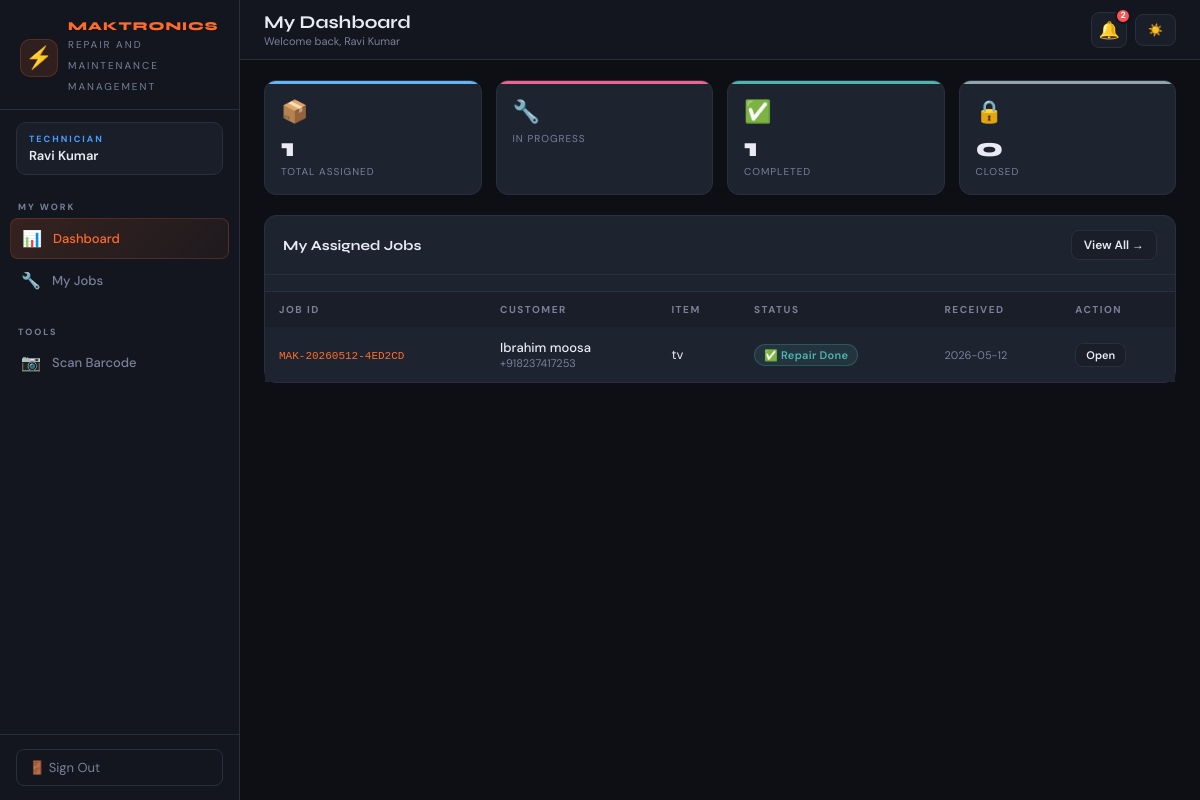
Page /tech (signed in) on the committed database.
### tables this page shows
CREATE TABLE jobs (
                id INTEGER PRIMARY KEY AUTOINCREMENT,
                job_id TEXT UNIQUE NOT NULL,
                customer_name TEXT,
                customer_phone TEXT,
                customer_email TEXT,
                item_description TEXT,
                item_type TEXT,
                barcode TEXT,
                status TEXT DEFAULT 'received',
                assigned_tech_id INTEGER,
                received_at TIMESTAMP DEFAULT CURRENT_TIMESTAMP,
                updated_at TIMESTAMP DEFAULT CURRENT_TIMESTAMP,
                repair_findings TEXT,
                parts_cost REAL DEFAULT 0,
                labour_cost REAL DEFAULT 0,
                total_amount REAL DEFAULT 0,
                invoice_number TEXT,
                payment_status TEXT DEFAULT 'pending',
                payment_received_at TIMESTAMP,
                tracking_number TEXT,
                dispatch_date TEXT,
                expected_delivery TEXT,
                delivered_at TIMESTAMP,
                notes TEXT, estimate_amount REAL DEFAULT 0, estimate_approved_at TIMESTAMP, not_repairable_reason TEXT, sent_back_to_customer_at TIMESTAMP, invoice_path TEXT, courier_name TEXT, courier_receipt_path TEXT, estimate_notes TEXT, estimate_sent_at TIMESTAMP, inspection_findings TEXT, invoice_generate_date TIMESTAMP, invoice_total_amount REAL DEFAULT 0, razorpay_order_id TEXT, razorpay_payment_id TEXT, payment_link TEXT, payment_token TEXT, payment_method TEXT DEFAULT 'razorpay', whatsapp_message_id TEXT,
                FOREIGN KEY(assigned_tech_id) REFERENCES users(id)
            );

### app.py (the view)
@app.route('/tech')
@login_required
def tech_dashboard():
    db = get_db()
    tech_id = session['user_id']
    stats = {
        'total':        db.execute("SELECT COUNT(*) FROM jobs WHERE assigned_tech_id=?", (tech_id,)).fetchone()[0],
        'sent_for_repair': db.execute("SELECT COUNT(*) FROM jobs WHERE assigned_tech_id=? AND status='sent_for_repair'", (tech_id,)).fetchone()[0],
        'repair_done':  db.execute("SELECT COUNT(*) FROM jobs WHERE assigned_tech_id=? AND status='repair_done'", (tech_id,)).fetchone()[0],
        'closed':       db.execute("SELECT COUNT(*) FROM jobs WHERE assigned_tech_id=? AND status='closed'", (tech_id,)).fetchone()[0],
    }
    my_jobs = db.execute("""
        SELECT * FROM jobs WHERE assigned_tech_id=? ORDER BY received_at DESC LIMIT 10
    """, (tech_id,)).fetchall()
    return render_template('technician/dashboard.html', stats=stats, jobs=my_jobs,
                           status_flow=STATUS_FLOW)

### app.py (called while the page is built)
@app.context_processor
def inject_globals():
    def _has_perm(perm):
        if not session.get('user_id'):
            return False
        if session.get('role') == 'admin':
            return True
        db = get_db()
        user = db.execute("SELECT permissions FROM users WHERE id=?", (session['user_id'],)).fetchone()
        if not user:
            return False
        try:
            return json.loads(user['permissions'] or '{}').get(perm, False)
        except Exception:
            return False
    def _unread_count():
        if not session.get('user_id'):
            return 0
        db = get_db()
        row = db.execute(
            "SELECT COUNT(*) FROM notifications WHERE recipient_id=? AND is_read=0",
            (session['user_id'],)
        ).fetchone()
        return row[0] if row else 0
    return dict(has_perm=_has_perm, unread_notif_count=_unread_count)

def get_db():
    conn = sqlite3.connect(DB_PATH)
    conn.row_factory = sqlite3.Row
    return conn

def login_required(f):
    @wraps(f)
    def decorated(*args, **kwargs):
        if 'user_id' not in session:
            return redirect(url_for('login'))
        return f(*args, **kwargs)
    return decorated

### templates/technician/dashboard.html (shortened to what this page needs)
{% extends 'shared/base.html' %}
{% block page_title %}My Dashboard{% endblock %}
{% block page_sub %}Welcome back, {{ session.name }}{% endblock %}
{% block nav %}
<div class="nav-section">
  <div class="nav-label">My Work</div>
  <a href="/tech" class="nav-item active"><span class="icon">📊</span> Dashboard</a>
  <a href="/tech/jobs" class="nav-item"><span class="icon">🔧</span> My Jobs</a>
</div>
<div class="nav-section">
  <div class="nav-label">Tools</div>
  <a href="/scanner" class="nav-item"><span class="icon">📷</span> Scan Barcode</a>
</div>
{% endblock %}
{% block content %}
<div class="stats-grid">
  <div class="stat-card" style="--accent-color:#64B5F6">
    <div class="stat-icon">📦</div>
    <div class="stat-value">{{ stats.total }}</div>
    <div class="stat-label">Total Assigned</div>
  </div>
  <div class="stat-card" style="--accent-color:#F06292">
    <div class="stat-icon">🔧</div>
    <div class="stat-label">In Progress</div>
  </div>
  <div class="stat-card" style="--accent-color:#4DB6AC">
    <div class="stat-icon">✅</div>
    <div class="stat-value">{{ stats.repair_done }}</div>
    <div class="stat-label">Completed</div>
  </div>
  <div class="stat-card" style="--accent-color:#90A4AE">
    <div class="stat-icon">🔒</div>
    <div class="stat-value">{{ stats.closed }}</div>
    <div class="stat-label">Closed</div>
  </div>
</div>
<div class="card" style="padding:0">
  <div class="card-header" style="padding:14px 18px">
    <span class="card-title">My Assigned Jobs</span>
    <a href="/tech/jobs" class="btn btn-secondary btn-sm">View All →</a>
  </div>
  {% if jobs %}
  <div class="table-wrap" style="border-radius:0;border-left:none;border-right:none;border-bottom:none">
    <table>
      <thead>
        <tr>
          <th>Job ID</th>
          <th>Customer</th>
          <th>Item</th>
          <th>Status</th>
          <th>Received</th>
          <th>Action</th>
        </tr>
      </thead>
      <tbody>
        {% for job in jobs %}
        <tr>
          <td><code style="font-size:11px;color:var(--accent)">{{ job.job_id }}</code></td>
          <td>
            <div style="font-weight:500">{{ job.customer_name or '—' }}</div>
            <div style="font-size:11px;color:var(--muted)">{{ job.customer_phone or '' }}</div>
          </td>
          <td>{{ job.item_type or '—' }}</td>
          <td>
            {% set s = status_flow.get(job.status, {'label': job.status, 'icon': '•'}) %}
            <span class="badge badge-{{ job.status }}">{{ s.icon }} {{ s.label }}</span>
          </td>
          <td style="font-size:11px;color:var(--muted);white-space:nowrap">{{ job.received_at[:10] }}</td>
          <td><a href="/tech/jobs/{{ job.job_id }}" class="btn btn-secondary btn-xs">Open</a></td>
        </tr>
        {% endfor %}
      </tbody>
    </table>
  </div>
  {% else %}
  <div class="empty-state">
    <div class="empty-icon">🎉</div>
    <div>No jobs assigned to you yet.</div>
  </div>
  {% endif %}
</div>
{% endblock %}

### rows in the picture
jobs: job_id "MAK-20260512-4ED2CD", customer_name "Ibrahim moosa", customer_phone "+918237417253", item_type "tv", icon "✅", label "Repair Done", received_at "2026-05-12"

### other values in the picture
{{ session.role }} "TECHNICIAN"
{{ session.name }} "Ravi Kumar"
{{ uc if uc < 100 else '99+' }} "2"
{{ stats.total }} "1"
{{ stats.repair_done }} "1"
{{ stats.closed }} "0"
